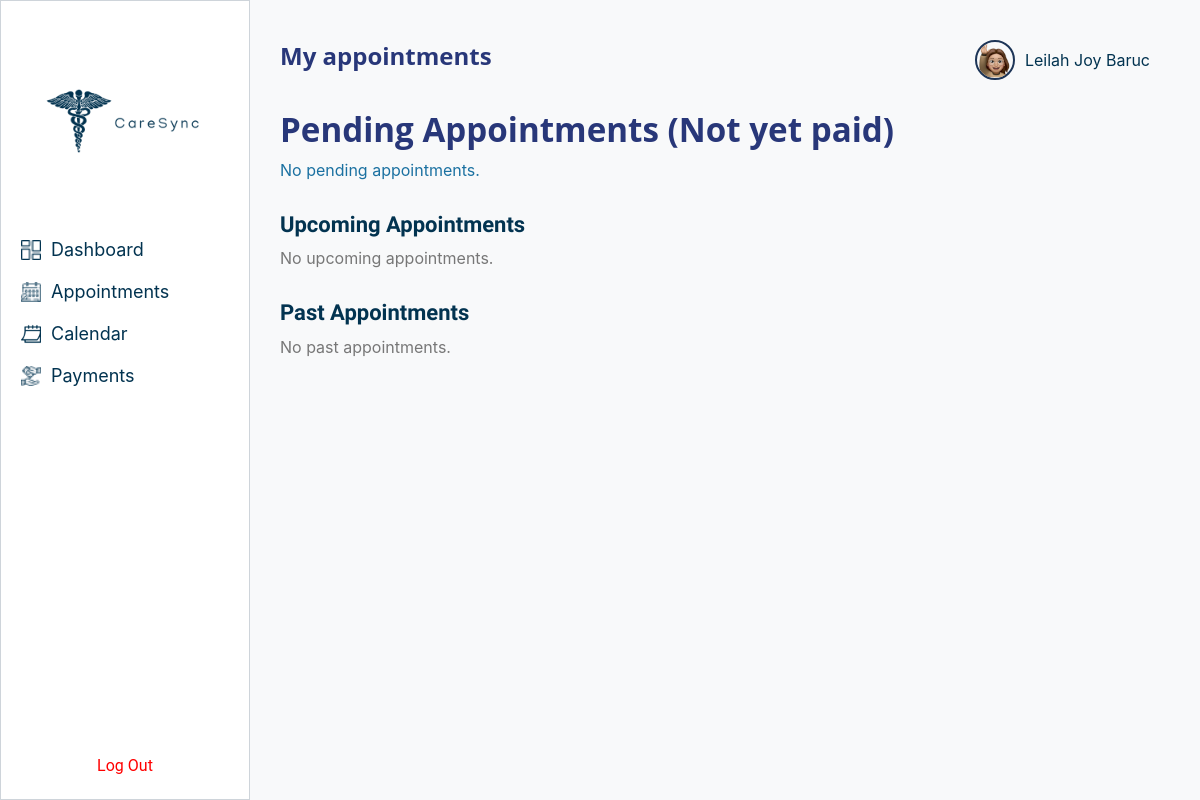
The app's page /appointment-history/ (signed in), older data.
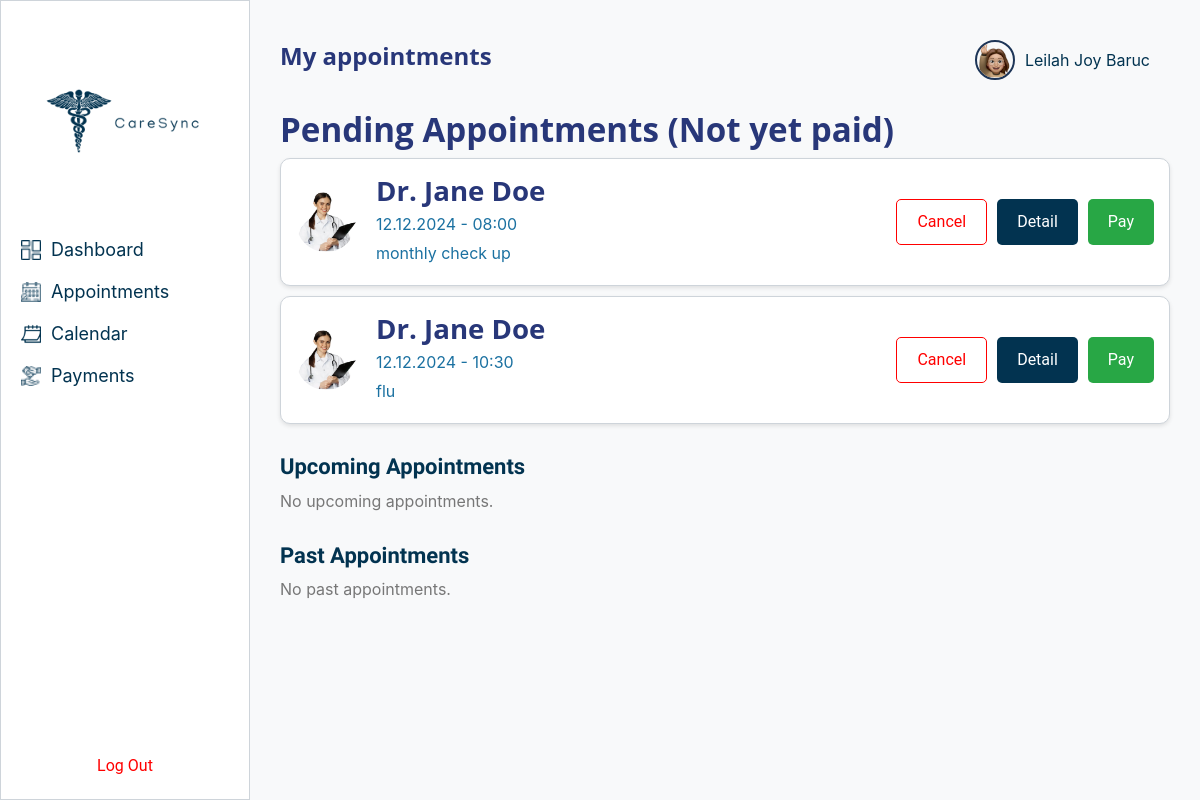
The same page, newer data.
### patients/models.py (models this page shows, shortened)
class User(AbstractUser):
    email = models.EmailField(unique=True)
    profile_picture = models.ImageField(upload_to='profile_pictures/', blank=True, null=True)

### appointments/models.py (models this page shows, shortened)
class Appointment(models.Model):
    STATUS_CHOICES = [
        ('pending', 'Pending'),
        ('upcoming', 'Upcoming'),
        ('past', 'Past'),
    ]
    id = models.AutoField(primary_key=True)
    doctor = models.ForeignKey(
        'admin_dashboard.Doctor',
        on_delete=models.CASCADE,
        related_name='appointments'
    )
    patient = models.ForeignKey(settings.AUTH_USER_MODEL, on_delete=models.CASCADE, related_name='appointments')
    appointment_date = models.DateTimeField()
    reason = models.TextField()
    status = models.CharField(
        max_length=10,
        choices=STATUS_CHOICES,
        default='pending',
    )
    payment_method = models.CharField(
        max_length=50,
        choices=[
            ('none', 'None'),
            ('cash', 'Cash'),
            ('credit_card', 'Credit Card'),
        ],
        default='none',
    )
    created_at = models.DateTimeField(auto_now_add=True)
    updated_at = models.DateTimeField(auto_now=True)
    class Meta:
        indexes = [
            models.Index(fields=["appointment_date"]),
            models.Index(fields=["status"]),
            models.Index(fields=["doctor", "patient"]),
        ]

### admin_dashboard/models.py (models this page shows, shortened)
class Doctor(models.Model):
    doctor_id = models.AutoField(primary_key=True)
    name = models.CharField(max_length=255)
    specialty = models.CharField(max_length=255)
    department = models.ForeignKey(Department, on_delete=models.CASCADE)
    picture = models.ImageField(upload_to='doctors', blank=True, null=True)

### appointments/views.py (the view)
# urls.py: path('appointment-history/', views.appointment_history, name='appointment_history'),
@login_required
def appointment_history(request):
    pending_appointments = Appointment.objects.filter(
        patient=request.user, status='pending'
    ).order_by('appointment_date')
    upcoming_appointments = Appointment.objects.filter(
        patient=request.user, status='upcoming', appointment_date__gte=now()
    ).order_by('appointment_date')
    past_appointments = Appointment.objects.filter(
        patient=request.user, appointment_date__lt=now()
    ).exclude(status='pending').order_by('-appointment_date')
    return render(request, 'appointments/appointment_history.html', {
        'pending_appointments': pending_appointments,
        'upcoming_appointments': upcoming_appointments,
        'past_appointments': past_appointments,
    })

### appointments/templates/appointments/appointment_history.html (shortened to what this page needs)
<!DOCTYPE html>
<html lang="en">
<head>
    {% load static %}
    <link rel="stylesheet" href="{% static 'css/theme.css' %}">
</head>
<body style="display: flex; margin: 0; padding: 0; height: 100vh;">
    <div style="width: 250px; background-color: white; padding: 20px; display: flex; flex-direction: column; justify-content: space-between; border: 1px solid #CED4DA; height: 100vh;">
        <div style="text-align: center;">
            <img src="{% static 'img/gallery/logo.png' %}" alt="CareSync Logo" style="width: 200px; height: auto;">
        </div>
        <ul style="list-style: none; padding: 0; margin: 0;">
            <li style="margin: 15px 0; display: flex; align-items: center;">
                <img src="{% static 'img/gallery/dashboard.png' %}" alt="Dashboard Icon" style="width: 20px; height: 20px; margin-right: 10px;">
                <a href="{% url 'dashboard' %}" style="text-decoration: none; color: #023350; font-size: 18px;">Dashboard</a>
            </li>
            <li style="margin: 15px 0; display: flex; align-items: center;">
                <img src="{% static 'img/gallery/appointment-icon.png' %}" alt="Appointments Icon" style="width: 20px; height: 20px; margin-right: 10px;">
                <a href="{% url 'appointments:appointment_history' %}" style="text-decoration: none; color: #023350; font-size: 18px;">Appointments</a>
            </li>
            <li style="margin: 15px 0; display: flex; align-items: center;">
                <img src="{% static 'img/gallery/calendar-icon.png' %}" alt="Calendar Icon" style="width: 20px; height: 20px; margin-right: 10px;">
                <a href="{% url 'appointments:calendar' %}" style="text-decoration: none; color: #023350; font-size: 18px;">Calendar</a>
            </li>
            <li style="margin: 15px 0; display: flex; align-items: center;">
                <img src="{% static 'img/gallery/payment-method.png' %}" alt="Payments Icon" style="width: 20px; height: 20px; margin-right: 10px;">
                <a href="{% url 'appointments:credit_card' %}" style="text-decoration: none; color: #023350; font-size: 18px;">Payments</a>
            </li>
        </ul>
        <div style="text-align: center; margin-top: auto;">
            <form method="POST" action="{% url 'logout' %}">
                <button type="submit" style="color: red; background: none; border: none; cursor: pointer;">Log Out</button>
            </form>
        </div>
    </div>
    <div class="main-content">
        <div class="header">
            <h1>My appointments</h1>
            <div class="dashboard-header">
                <a href="{% url 'profile' %}" class="profile-link">
                    {% if user.profile_picture %}
                        <img src="{{ user.profile_picture.url }}" alt="Profile Icon">
                    {% else %}
                        <img src="{% static 'img/gallery/person_logo.png' %}" alt="Default Profile Icon">
                    {% endif %}
                    {{ user.first_name }} {{ user.last_name }}
                </a>
            </div>
        </div>
            <h2>Pending Appointments (Not yet paid)</h2>
            {% for appointment in pending_appointments %}
                <div class="appointment-card">
                    <img src="{{ appointment.doctor.picture.url }}" alt="{{ appointment.doctor.name }}">
                    <div style="flex: 1;">
                        <h3>{{ appointment.doctor.name }}</h3>
                        <p>{{ appointment.appointment_date|date:"d.m.Y - H:i" }}</p>
                        <p>{{ appointment.reason }}</p>
                    </div>
                    <div class="actions">
                        <button class="btn-cancel" onclick="confirmCancellation('{{ appointment.id }}')">Cancel</button>
                        <button class="btn-detail">Detail</button>
                        <button class="btn-pay" onclick="handlePayment('{{ appointment.id }}')">Pay</button>
                    </div>
                </div>
            {% empty %}
                <p>No pending appointments.</p>
            {% endfor %}
            <h2 style="margin-top: 30px; font-family: 'Manjari', sans-serif; font-size: 22px; color: #023350;">Upcoming Appointments</h2>
            {% if upcoming_appointments %}
                {% for appointment in upcoming_appointments %}
                    <div style="display: flex; align-items: center; padding: 15px; border: 1px solid #CED4DA; border-radius: 10px; margin-bottom: 15px; background-color: #f9f9f9; box-shadow: 0px 4px 6px rgba(0, 0, 0, 0.1);">
                        <img src="{{ appointment.doctor.picture.url }}" alt="{{ appointment.doctor.name }}" style="width: 60px; height: 60px; border-radius: 50%; margin-right: 20px;">
                        <div style="flex: 1;">
                            <h3 style="margin: 0; font-size: 18px; font-family: 'Manjari', sans-serif; color: #023350;">{{ appointment.doctor.name }}</h3>
                            <p style="margin: 5px 0; color: #555;">{{ appointment.appointment_date|date:"d.m.Y - H:i" }}</p>
                            <p style="margin: 5px 0; color: #777;">{{ appointment.reason }}</p>
                            <p style="margin: 5px 0; color: #777;">{{ appointment.payment_method }}</p>
                        </div>
                        <div>
                            <button style="padding: 10px 20px; border-color: red; color: red; background-color: transparent; cursor: pointer; border-radius: 5px; margin-right: 10px;" onclick="confirmCancellation('{{ appointment.id }}')">Cancel</button>
                            <button style="padding: 10px 20px; background-color: #023350; color: white; border: none; cursor: pointer; border-radius: 5px;">Detail</button>
                        </div>
                    </div>
                {% endfor %}
            {% else %}
                <p style="color: #777;">No upcoming appointments.</p>
            {% endif %}
            <h2 style="margin-top: 30px; font-family: 'Manjari', sans-serif; font-size: 22px; color: #023350;">Past Appointments</h2>
            {% if past_appointments %}
                {% for appointment in past_appointments %}
                    <div style="display: flex; align-items: center; padding: 15px; border: 1px solid #CED4DA; border-radius: 10px; margin-bottom: 15px; background-color: #f9f9f9; box-shadow: 0px 4px 6px rgba(0, 0, 0, 0.1);">
                        <img src="{{ appointment.doctor.profile_picture.url }}" alt="{{ appointment.doctor.name }}" style="width: 60px; height: 60px; border-radius: 50%; margin-right: 20px;">
                        <div style="flex: 1;">
                            <h3 style="margin: 0; font-size: 18px; font-family: 'Manjari', sans-serif; color: #023350;">{{ appointment.doctor.name }}</h3>
                            <p style="margin: 5px 0; color: #555;">{{ appointment.appointment_date|date:"d.m.Y - H:i" }}</p>
                            <p style="margin: 5px 0; color: #777;">{{ appointment.reason }}</p>
                        </div>
                    </div>
                {% endfor %}
            {% else %}
                <p style="color: #777;">No past appointments.</p>
            {% endif %}
        </div>
</body>
</html>

### appointments/templates/appointments/appointment_history.html (style rules this page uses)
body { font-family: 'Inter', sans-serif; background-color: #f8f9fa; margin: 0; padding: 0; }
.main-content { flex: 1; padding: 30px; }
.header { display: flex; justify-content: space-between; align-items: center; margin-bottom: 20px; }
.header h1 { font-size: 24px; font-weight: bold; }
.header a { padding: 10px 20px; color: #023350; text-decoration: none; border-radius: 5px; display: flex; align-items: center; }
.profile-link { display: flex; align-items: center; text-decoration: none; font-size: 16px; color: #343a40; padding: 8px 15px; border-radius: 5px; }
.profile-link img { margin-right: 10px; width: 40px; height: 40px; border-radius: 50%; object-fit: cover; border: 2px solid #1D3557; }
.appointment-card { display: flex; align-items: center; padding: 15px; border: 1px solid #CED4DA; border-radius: 10px; margin-bottom: 10px; background-color: #fff; box-shadow: 0 2px 4px rgba(0, 0, 0, 0.1); transition: transform 0.2s ease-in-out; }
.appointment-card img { width: 60px; height: 60px; border-radius: 50%; margin-right: 20px; }
.appointment-card h3 { margin: 0; }
.appointment-card p { margin: 5px 0; }
.appointment-card .actions { display: flex; gap: 10px; }
.appointment-card button { padding: 10px 20px; border-radius: 5px; cursor: pointer; }
.btn-cancel { border: 1px solid red; color: red; background: transparent; }
.btn-detail { background-color: #023350; color: white; border: none; }
.btn-pay { background-color: #28a745; color: white; border: none; padding: 10px 20px; border-radius: 5px; cursor: pointer; transition: background-color 0.2s ease-in-out; }

Row changes from the older to the newer data that the page shows:
added Appointment: doctor.picture (picture), doctor.name "Dr. Jane Doe", appointment_date "12.12.2024 - 08:00", reason "monthly check up"
added Appointment: doctor.picture (picture), doctor.name "Dr. Jane Doe", appointment_date "12.12.2024 - 10:30", reason "flu"
Text that changed along with them:
text no longer shown: "No pending appointments."
